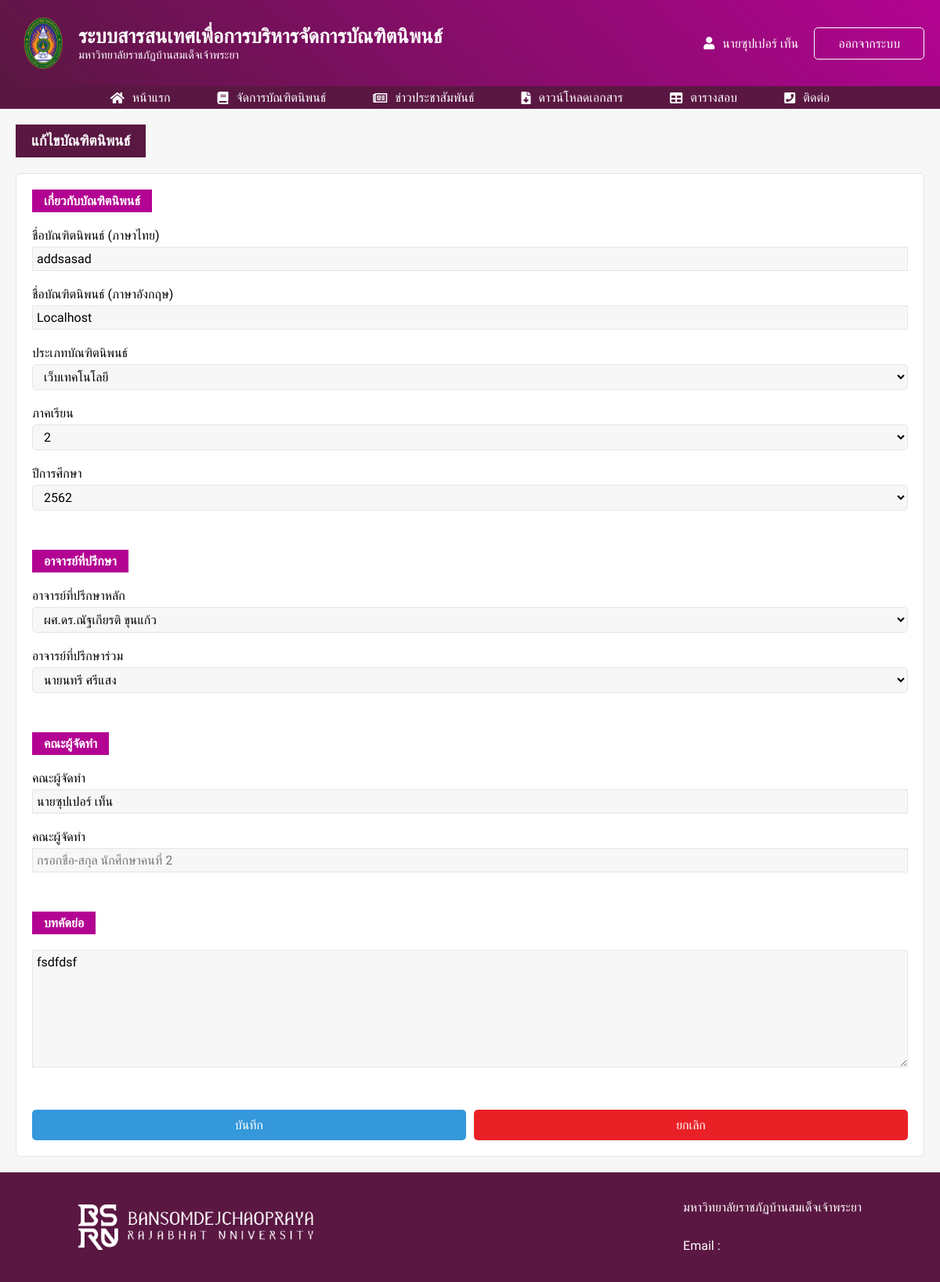
/student_researchUpdate.php?student_id=6 (signed in), run on the app's committed database.
### tables this page shows
CREATE TABLE `student` (
  `student_id` int(10) NOT NULL,
  `tname` varchar(20) NOT NULL,
  `fname` varchar(100) NOT NULL,
  `lname` varchar(100) NOT NULL,
  `class` varchar(20) DEFAULT NULL,
  `field` varchar(200) DEFAULT NULL,
  `faculty` varchar(200) DEFAULT NULL,
  `email` varchar(60) NOT NULL,
  `tel` varchar(20) NOT NULL,
  `student_card` varchar(15) NOT NULL,
  `username` varchar(50) NOT NULL,
  `password` varchar(100) NOT NULL,
  `dateofbirth` varchar(20) NOT NULL,
  `status` int(1) NOT NULL,
  `research_id` int(10) NOT NULL,
  `create_up` varchar(20) NOT NULL
);

CREATE TABLE `research` (
  `research_id` int(6) NOT NULL,
  `name_th` varchar(400) NOT NULL,
  `name_eng` varchar(400) NOT NULL,
  `look` varchar(100) DEFAULT NULL,
  `types` varchar(100) NOT NULL,
  `term` varchar(5) NOT NULL,
  `year` varchar(10) NOT NULL,
  `personal_main` int(6) NOT NULL,
  `personal_sup` int(6) NOT NULL,
  `student_one` varchar(200) NOT NULL,
  `student_two` varchar(200) DEFAULT NULL,
  `abstract` varchar(1000) NOT NULL,
  `file1` varchar(200) DEFAULT NULL,
  `file2` varchar(200) DEFAULT NULL,
  `file3` varchar(200) DEFAULT NULL,
  `file4` varchar(200) DEFAULT NULL,
  `status1` int(1) NOT NULL,
  `status2` int(1) NOT NULL,
  `status3` int(1) NOT NULL,
  `status4` int(1) NOT NULL,
  `create_up` text NOT NULL,
  `update_up` text NOT NULL
);

### student_researchUpdate.php (the view, shortened to what this page needs)
<!DOCTYPE html>
<html lang="en">
  <head>
    <?php include('root.php'); ?>
    <?php include('import.php'); ?>
  </head>
  <body>
  <?php include('student_navbarLogin.php'); ?>
  <?php
    $stmt = $pdo->query("select * from student where student_id = ".$_REQUEST['student_id']." ");
    while($row = $stmt->fetch(PDO::FETCH_ASSOC)){
        $research_id = $row['research_id'];
    }
  ?>
  <?php
    $stmt = $pdo->query("select * from research where research_id = ".$research_id." ");
    while($row = $stmt->fetch(PDO::FETCH_ASSOC)){
  ?>
    <form class="container" action="poststudent_researchUpdate.php?research_id=<?php echo $research_id ; ?>&student_id=<?php echo $_REQUEST['student_id'] ; ?>" method="post" enctype="multipart/form-data" >
      <div class="txt-header-manage">
        <h3 class="text-header">แก้ไขบัณฑิตนิพนธ์</h3>
      </div>
      <div class="card-column">
        <h4 class="header-manage-research">เกี่ยวกับบัณฑิตนิพนธ์</h4>
        <div class="form-control">
            <p>ชื่อบัณฑิตนิพนธ์ (ภาษาไทย)</p>
            <input required value="<?php echo $row['name_th'] ; ?>" name="name_th"   type="text" class="txt-input" placeholder="กรอกชื่อบัณฑิตนิพนธ์ภาษาไทย">
        </div>
        <div class="form-control">
            <p>ชื่อบัณฑิตนิพนธ์ (ภาษาอังกฤษ)</p>
            <input required value="<?php echo $row['name_eng'] ; ?>" name="name_eng"  type="text" class="txt-input" placeholder="กรอกชื่อบัณฑิตนิพนธ์ภาษาอังกฤษ">
        </div>
        <div class="form-control">
            <p>ประเภทบัณฑิตนิพนธ์</p>
            <select required name="types" class="sel sel-input">
                <option value="<?php echo $row['types'] ; ?>"><?php echo $row['types'] ; ?></option>
            </select>
        </div>
        <div class="form-control">
            <p>ภาคเรียน</p>
            <select required name="term"  class="sel sel-input">
                <option value="<?php echo $row['term'] ; ?>"><?php echo $row['term'] ; ?></option>
            </select>
        </div>
        <div class="form-control">
            <p>ปีการศึกษา</p>
            <select required name="year" class="sel sel-input">
                    <option value="<?php echo $row['year'] ; ?>"><?php echo $row['year'] ; ?></option>
            </select>
        </div>
        <h4 class="mt-50 header-manage-research">อาจารย์ที่ปรึกษา</h4>
        <div class="form-control">
            <p>อาจารย์ที่ปรึกษาหลัก</p>
            <select id="personal_main" required name="personal_main"   class="sel sel-input">
            <?php
    $stmt2 = $pdo->query("select * from personal where personal_id = ".$row['personal_main']." ");
    while($row2 = $stmt2->fetch(PDO::FETCH_ASSOC)){
    ?>
                <option value="<?php echo $row2['personal_id'] ?>"><?php echo $row2['tname'] ?><?php echo $row2['fname'] ?> <?php echo $row2['lname'] ?></option>
                <?php
            }
    ?>
            </select>
        </div>
        <div class="form-control">
            <p>อาจารย์ที่ปรึกษาร่วม</p>
            <select id="personal_sub" required name="personal_sup"  class="sel sel-input">
            <?php
    $stmt2 = $pdo->query("select * from personal where personal_id = ".$row['personal_sup']." ");
    while($row2 = $stmt2->fetch(PDO::FETCH_ASSOC)){
    ?>
                <option value="<?php echo $row2['personal_id'] ?>"><?php echo $row2['tname'] ?><?php echo $row2['fname'] ?> <?php echo $row2['lname'] ?></option>
                <?php
            }
    ?>
            </select>
        </div>
        <h4 class="mt-50 header-manage-research">คณะผู้จัดทำ</h4>
        <div class="form-control">
            <p>คณะผู้จัดทำ</p>
            <input required name="student_one" value="<?php echo $row['student_one'] ; ?>"   type="text" class="txt-input" placeholder="กรอกชื่อ-สกุล นักศึกษาคนที่ 1">
        </div>
        <div class="form-control">
            <p>คณะผู้จัดทำ</p>
            <input name="student_two" value="<?php echo $row['student_two'] ; ?>" type="text" class="txt-input" placeholder="กรอกชื่อ-สกุล นักศึกษาคนที่ 2">
        </div>
        <h4 class="mt-50 header-manage-research">บทคัดย่อ</h4>
        <textarea required  name="abstract" class="txt-textarea" placeholder="กรอกบทคัดย่อ"><?php echo $row['abstract'] ; ?></textarea>
        <div class="btn-control">
            <button class="btn btn-info btn-submit">บันทึก</button>
            <a id="btn_cancel" class="btn btn-danger btn-submit">ยกเลิก</a>
        </div>
      </div>
    </form>
    <?php
            }
    ?>
    <?php include('footer.php'); ?>
  </body>
</html>

### student_navbarLogin.php (shortened to what this page needs)
  <?php
    $stmt = $pdo->query("select * from student where student_id = ".$_REQUEST['student_id']." ");
    while($row = $stmt->fetch(PDO::FETCH_ASSOC)){
  ?>
<nav>
    <div class="nav-container">
        <a href="index.php?student_id=<?php echo $row['student_id'] ; ?>" class="nav-logo">
            <div class="nav-logo-img">
                <img src="img/logo-main.png" />
            </div>
            <div class="nav-logo-title">
                <p>ระบบสารสนเทศเพื่อการบริหารจัดการบัณฑิตนิพนธ์</p>
                <p>มหาวิทยาลัยราชภัฏบ้านสมเด็จเจ้าพระยา</p>
            </div>
        </a>
        <div class="nav-login">
            <a href="student_profile.php?student_id=<?php echo $row['student_id'] ; ?>" class="user-has-login"><i class="fas fa-user"></i><?php echo $row['tname'] ; ?><?php echo $row['fname'] ; ?> <?php echo $row['lname'] ; ?></a>
            <a onclick="logout()" class="btn btn-login">ออกจากระบบ</a>
        </div>
    </div>
</nav>
<section class="nav-menu">
    <ul class="nav-menu-container">
        <li>
            <a href="index.php?student_id=<?php echo $row['student_id'] ; ?>"><i class="fas fa-home"></i> หน้าแรก</a>
        </li>
        <li>
            <a href="student_research.php?student_id=<?php echo $row['student_id'] ; ?>"><i class="fas fa-book"></i> จัดการบัณฑิตนิพนธ์</a>
        </li>
        <li>
            <a href="news.php?student_id=<?php echo $row['student_id'] ; ?>"><i class="far fa-newspaper"></i> ข่าวประชาสัมพันธ์</a>
        </li>
        <li>
            <a href="paper.php?student_id=<?php echo $row['student_id'] ; ?>"><i class="fas fa-file-download"></i> ดาวน์โหลดเอกสาร</a>
        </li>
        <li>
            <a href="exam.php?student_id=<?php echo $row['student_id'] ; ?>"><i class="fas fa-table"></i> ตารางสอบ</a>
        </li>
        <li>
            <a href="contact.php?student_id=<?php echo $row['student_id'] ; ?>"><i class="fas fa-phone-square"></i> ติดต่อ</a>
        </li>
    </ul>
</section>
<?php
   }
  ?>

### css/style.css (style rules this page uses)
* { margin: 0; padding: 0; box-sizing: border-box; font-family: 'Prompt', sans-serif; text-decoration: none; }
:root { --color-primary: #5a1742; --color-sub: #b30392; --color-light: #fff; --danger: #EA2027; --warning: #FFC312; --success: #1abc9c; --info: #3498db; }
.btn { display: flex; justify-content: center; align-items: center; border: none; font-size: 1rem; border-radius: 5px; transition: .3s ease; cursor: pointer; padding: 10px 20px; text-align: center; }
.btn-danger { background: var(--danger); color: var(--color-light); }
.btn-info { background: var(--info); color: var(--color-light); }
.container { max-width: 1200px; margin: 0 auto; padding: 20px; min-height: 80vh; }
body { background: #f7f7f7; }
.sel { font-size: 1rem; padding: 5px 10px; border: 1px solid #e5e5e5; border-radius: 5px; }
nav { width: 100%; padding: 20px 0; background: linear-gradient(45deg, var(--color-primary), var(--color-sub)); }
.nav-container { display: flex; justify-content: space-between; align-items: center; max-width: 1200px; margin: 0 auto; padding: 0 20px; }
.nav-logo { display: flex; align-items: center; }
.nav-logo-img { width: 70px; height: 70px; margin-right: 10px; }
.nav-logo-img img { width: 100%; height: 100%; object-fit: contain; }
.nav-logo-title p { color: var(--color-light); }
.nav-logo-title p:first-child { font-size: 1.6rem; font-weight: 600; }
.nav-logo-title p:last-child { font-size: .9rem; font-weight: 300; }
.nav-login { display: flex; align-items: center; }
.user-has-login { color: var(--color-light); margin-right: 20px; }
.user-has-login i { margin-right: 10px; }
.btn-login { color: var(--color-light); border: 1px solid var(--color-light); padding: 10px 30px; }
.nav-menu { width: 100%; background: var(--color-primary); position: sticky; }
.nav-menu-container { max-width: 1200px; margin: 0 auto; display: flex; justify-content: center; }
.nav-menu-container li { list-style: none; }
.nav-menu-container li a { display: flex; justify-content: center; align-items: center; color: var(--color-light); padding: 5px 20px; margin: 0 10px; transition: .3s ease; }
.nav-menu-container li a i { margin-right: 10px; }
.text-header { color: var(--color-light); background: var(--color-primary); width: fit-content; padding: 10px 20px; margin-bottom: 20px; }
.txt-header-manage { width: 100%; display: flex; justify-content: space-between; align-items: center; }
.card-column { width: 100%; background: #fff; border: 1px solid #e5e5e5; padding: 20px; border-radius: 5px; }
.header-manage-research { font-weight: 600; color: var(--color-light); background: var(--color-sub); width: fit-content; padding: 5px 15px; }
.form-control { width: 100%; display: flex; flex-direction: column; margin: 20px 0; }
.form-control p { margin-bottom: 5px; }
.txt-input { font-size: 1rem; padding: 5px; border: 1px solid #e5e5e5; background: #f7f7f7; outline-color: var(--color-sub); }
.txt-textarea { width: 100%; margin-top: 20px; font-size: 1rem; padding: 5px; border: 1px solid #e5e5e5; background: #f7f7f7; outline-color: var(--color-sub); height: 150px; }
.mt-50 { margin-top: 50px; }
.sel-input { background: #f7f7f7; outline-color: var(--color-sub); }
.btn-control { width: 100%; display: flex; margin-top: 50px; }
.btn-control :first-child { margin-right: 10px; }
.btn-submit { width: 100%; }

### data on the page
student: tname "นาย", fname "ซุปเปอร์", lname "เท็น"
research: name_th "addsasad", name_eng "Localhost", types "เว็บเทคโนโลยี", term "2", year "2562", student_one "นายซุปเปอร์ เท็น", abstract "fsdfdsf"

### other printed values
form field personal_main "ผศ.ดร.ณัฐเกียรติ ขุนแก้ว"
form field personal_sup "นายนทรี ศรีแสง"
